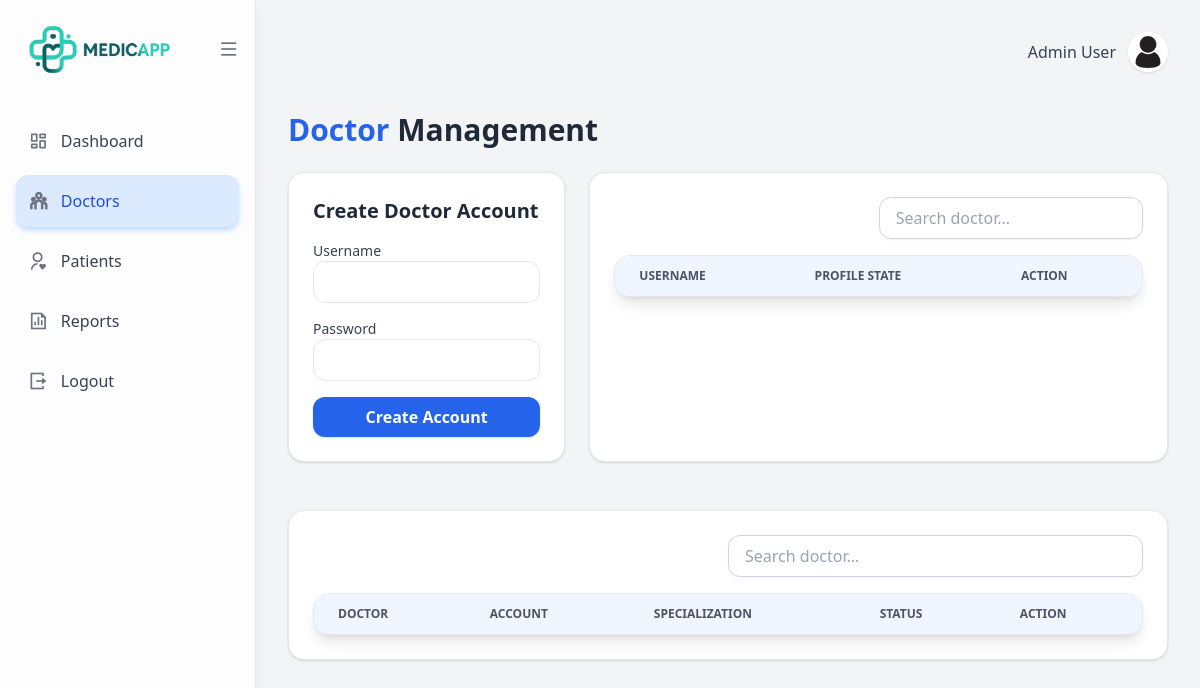
The app's page /admin/admin_doctors, older data.
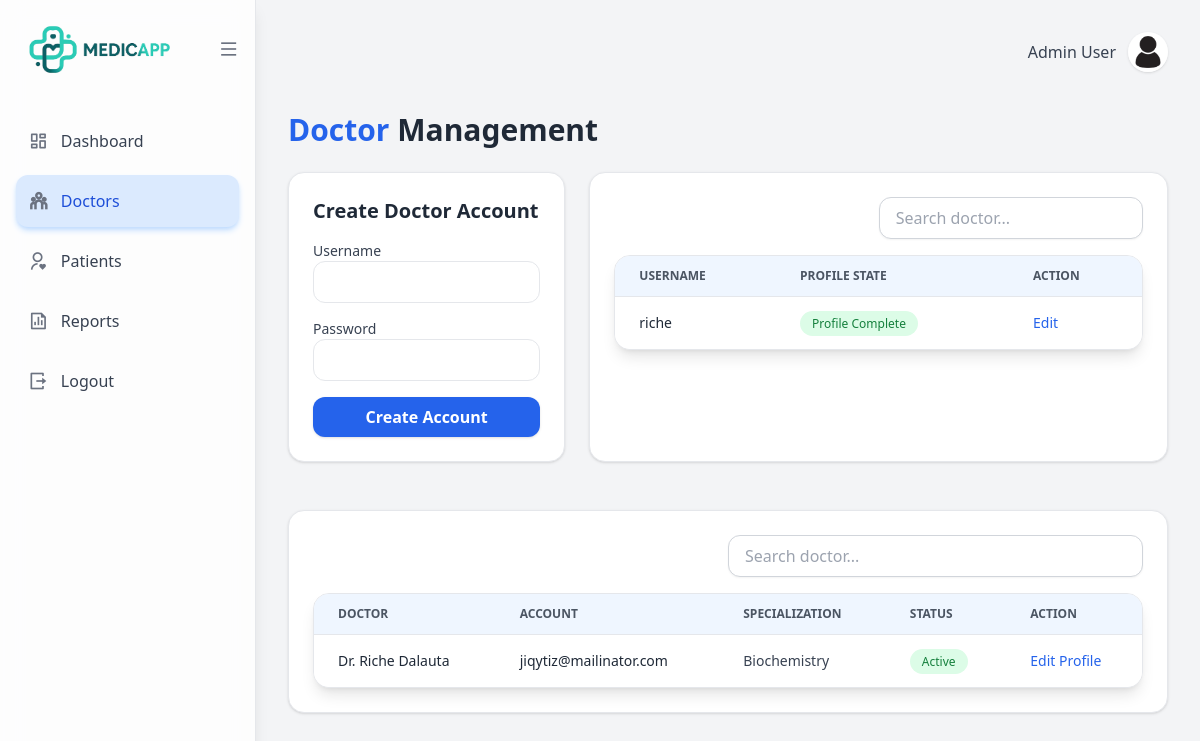
The same page, newer data.
### app/models/account.py (models this page shows)
class Account(db.Model):
    __tablename__ = "account"
    account_id: Mapped[int] = mapped_column(Integer, primary_key=True, autoincrement=True)
    username: Mapped[str] = mapped_column(String(100), unique=True)
    password: Mapped[str] = mapped_column(String(100))
    role: Mapped[str] = mapped_column(String(20))
    created_at: Mapped[datetime] = mapped_column(DateTime, default=datetime.utcnow)
    patient = relationship("Patient", back_populates="account", uselist=False)
    doctor = relationship("Doctor", back_populates="account", uselist=False)

### app/models/doctor.py (models this page shows)
class Doctor(db.Model):
    __tablename__ = "doctor"
    doctor_id: Mapped[int] = mapped_column(Integer, primary_key=True, autoincrement=True)
    account_id: Mapped[int] = mapped_column(ForeignKey("account.account_id"), unique=True)
    firstname: Mapped[str] = mapped_column(EncryptedColumn, nullable=False)
    middlename: Mapped[str] = mapped_column(EncryptedColumn, nullable=True)
    lastname: Mapped[str] = mapped_column(EncryptedColumn, nullable=False)
    age: Mapped[int] = mapped_column(Integer, nullable=False)
    bloodtype: Mapped[str] = mapped_column(EncryptedColumn, nullable=True)
    height: Mapped[str] = mapped_column(EncryptedColumn, nullable=True)
    weight: Mapped[str] = mapped_column(EncryptedColumn, nullable=True)
    specialization: Mapped[str] = mapped_column(EncryptedColumn, nullable=True)
    gender: Mapped[str] = mapped_column(EncryptedColumn, nullable=False)
    dob: Mapped[str] = mapped_column(EncryptedColumn, nullable=False)
    pob: Mapped[str] = mapped_column(EncryptedColumn, nullable=False)
    civilstatus: Mapped[str] = mapped_column(EncryptedColumn, nullable=False)
    degree: Mapped[str] = mapped_column(EncryptedColumn, nullable=False)
    nationality: Mapped[str] = mapped_column(EncryptedColumn, nullable=False)
    religion: Mapped[str] = mapped_column(EncryptedColumn, nullable=False)
    phone: Mapped[str] = mapped_column(EncryptedColumn, nullable=False)
    email: Mapped[str] = mapped_column(EncryptedColumn, nullable=False)
    profile_image: Mapped[str | None] = mapped_column(String(255), nullable=True)
    created_at: Mapped[datetime] = mapped_column(DateTime, default=datetime.utcnow, nullable=False)
    account: Mapped["Account"] = relationship(back_populates="doctor")
    appointments: Mapped[list["Appointment"]] = relationship(back_populates="doctor")
    records: Mapped[list["MedicalRecord"]] = relationship(back_populates="doctor")
    doctor_schedule: Mapped["Doctor_Schedule"] = relationship(back_populates="doctor")

### app/routes/admin/doctors.py (the view, shortened to what this page needs)
@admin_bp.route('/admin_doctors', methods=['GET', 'POST'])
def admin_doctors():
    account_id = request.args.get('account_id', type=int)
    edit_account = Account.query.get(account_id) if account_id else None
    doctors = Doctor.query.all()
    doctors_data = [
        {
            "doctor_id": d.doctor_id,
            "account_id": d.account_id,
            "firstname": d.firstname,
            "middlename": d.middlename,
            "lastname": d.lastname,
            "gender": d.gender,
            "dob": d.dob,
            "pob": d.pob,
            "bloodtype": d.bloodtype,
            "civilstatus": d.civilstatus,
            "nationality": d.nationality,
            "religion": d.religion,
            "phone": d.phone,
            "email": d.email,
            "age": d.age,
            "specialization": d.specialization,
            "profile_image": d.profile_image,
            "full_name": " ".join(filter(None, [
                d.firstname,
                d.middlename,
                d.lastname
            ]))
        }
        for d in doctors
    ]
    accounts = (
        db.session.query(Account)
        .outerjoin(Doctor, Doctor.account_id == Account.account_id)
        .filter(Account.role == 'doctor')
        .all()
    )
    return render_template('admin/admin_doctors.html',
                           accounts=accounts,
                           doctors=doctors_data,
                           edit_account=edit_account
                           )

### app/templates/admin/admin_doctors.html (shortened to what this page needs)
{% extends 'base/layout.html' %}
{% block content %}
<div class="w-full flex bg-gray-100">
    {% include 'admin/admin_sidebar.html' %}
    <div class="flex-1 p-8">
        <div class="flex justify-end items-center gap-3 mb-10">
            <span class="font-medium text-gray-700">Admin User</span>
            <img src="{{ url_for('static', filename='img/profile.jpg')}}"
                 alt="profile"
                 class="rounded-full w-10 h-10 shadow hover:scale-105 transition">
        </div>
        <div class="flex justify-between items-center mb-6">
            <h1 class="text-3xl font-bold text-gray-800">
                <span class="text-blue-600">Doctor</span> Management
            </h1>
        </div>
        <div class="grid grid-cols-3 gap-6">
            <div class="col-span-1 bg-white rounded-2xl shadow p-6 border">
                <h2 class="text-xl font-semibold text-gray-800 mb-4">
                    {{ 'Edit Doctor Account' if edit_account else 'Create Doctor Account' }}
                </h2>
                <form method="POST" class="space-y-4">
                <div>
                    <label class="block text-sm font-medium text-gray-700">Username</label>
                    <input type="username" name="username"
                        value="{{ edit_account.username if edit_account else '' }}"
                        required
                        class="w-full px-4 py-2 border rounded-xl focus:ring-2 focus:ring-blue-500 outline-none">
                </div>
                <div>
                    <label class="block text-sm font-medium text-gray-700">
                        Password
                    </label>
                    <input type="password" name="password"
                        class="w-full px-4 py-2 border rounded-xl focus:ring-2 focus:ring-blue-500 outline-none">
                </div>
                <button type="submit"
                    class="w-full py-2 bg-blue-600 text-white font-semibold rounded-xl shadow hover:bg-blue-700 transition">
                    {{ 'Update Account' if edit_account else 'Create Account' }}
                </button>
            </form>
            </div>
            <div class="col-span-2 bg-white rounded-2xl shadow p-6 border">
                <div class="mb-4 flex justify-end">
                    <input type="text"
                        class="w-1/2 px-4 py-2 rounded-xl border border-gray-300 shadow-sm focus:ring-2 focus:ring-blue-500 outline-none transition"
                        placeholder="Search doctor..."
                        name="q"
                        hx-get="/search"
                        hx-trigger="keyup changed delay:500ms"
                        hx-target="#results">
                </div>
                <div class="bg-white shadow-lg rounded-2xl border border-gray-200 overflow-hidden">
                    <div class="max-h-[200px] overflow-y-auto">
                        <table class="min-w-full divide-y divide-gray-200">
                            <thead class="bg-blue-50 sticky top-0 z-10">
                                <tr>
                                    <th class="px-6 py-3 text-left text-xs font-semibold text-gray-600 uppercase">Username</th>
                                    <th class="px-6 py-3 text-left text-xs font-semibold text-gray-600 uppercase">Profile State</th>
                                    <th class="px-6 py-3 text-left text-xs font-semibold text-gray-600 uppercase">Action</th>
                                </tr>
                            </thead>
                            <tbody id="results" class="divide-y divide-gray-100 bg-white">
                                {% for account in accounts %}
                                <tr class="hover:bg-blue-50 transition">
                                    <td class="px-6 py-4 text-sm font-medium text-gray-800">
                                        {{ account.username }}
                                    </td>
                                    <td class="px-6 py-4 text-sm">
                                        {% if account.doctor %}
                                            <span class="px-3 py-1 rounded-full text-xs font-medium
                                                        bg-green-100 text-green-700">
                                            Profile Complete
                                            </span>
                                        {% endif %}
                                    </td>
                                    <td class="px-6 py-4 text-sm flex gap-4">
                                        <a href="{{ url_for('admin.admin_doctors', account_id=account.account_id) }}"
                                            class="text-blue-600 hover:text-blue-800 font-medium">
                                            Edit
                                        </a>
                                    </td>
                                </tr>
                                {% endfor %}
                            </tbody>
                        </table>
                    </div>
                </div>
            </div>
        </div>
        <div class="w-full bg-white rounded-2xl shadow p-6 border mt-12">
            <div class="mb-4 flex justify-end">
                <input type="text"
                    class="w-1/2 px-4 py-2 rounded-xl border border-gray-300 shadow-sm focus:ring-2 focus:ring-blue-500 outline-none transition"
                    placeholder="Search doctor..."
                    name="q"
                    hx-get="/search"
                    hx-trigger="keyup changed delay:500ms"
                    hx-target="#results">
            </div>
            <div class="bg-white shadow-lg rounded-2xl border border-gray-200 overflow-hidden">
                <div class="max-h-[450px] overflow-y-auto">
                    <table class="min-w-full divide-y divide-gray-200">
                        <thead class="bg-blue-50">
                            <tr>
                                <th class="px-6 py-3 text-left text-xs font-semibold text-gray-600 uppercase">Doctor</th>
                                <th class="px-6 py-3 text-left text-xs font-semibold text-gray-600 uppercase">Account</th>
                                <th class="px-6 py-3 text-left text-xs font-semibold text-gray-600 uppercase">Specialization</th>
                                <th class="px-6 py-3 text-left text-xs font-semibold text-gray-600 uppercase">Status</th>
                                <th class="px-6 py-3 text-left text-xs font-semibold text-gray-600 uppercase">Action</th>
                            </tr>
                        </thead>
                        <tbody id="results" class="divide-y divide-gray-100 bg-white">
                            {% for doctor in doctors %}
                            <tr class="hover:bg-blue-50 transition">
                                <td class="px-6 py-4 text-sm font-medium text-gray-800">
                                    Dr. {{ doctor.firstname }} {{ doctor.lastname }}
                                </td>
                                <td class="px-6 py-4 text-sm font-medium text-gray-800">
                                    {{ doctor.email }}
                                </td>
                                <td class="px-6 py-4 text-sm text-gray-700">
                                    {{ doctor.specialization }}
                                </td>
                                <td class="px-6 py-4 text-sm">
                                    <span class="px-3 py-1 rounded-full text-xs font-medium
                                                bg-green-100 text-green-700">
                                        Active
                                    </span>
                                </td>
                                <td class="px-6 py-4 text-sm flex gap-4">
                                    <a href="{{ url_for('admin.edit_doctor', doctor_id=doctor.doctor_id) }}"
                                    class="text-blue-600 hover:text-blue-800 font-medium">
                                    Edit Profile
                                    </a>
                                </td>
                            </tr>
                            {% endfor %}
                        </tbody>
                    </table>
                </div>
            </div>
        </div>
    </div>
</div>
{% endblock %}

Row changes from the older to the newer data that the page shows:
now on this page (row edited): Account: username "riche"
added Doctor: firstname "Riche", lastname "Dalauta", email "jiqytiz@mailinator.com", specialization "Biochemistry"
Text that changed along with them:
new list line: "Dr. Active Edit Profile"
